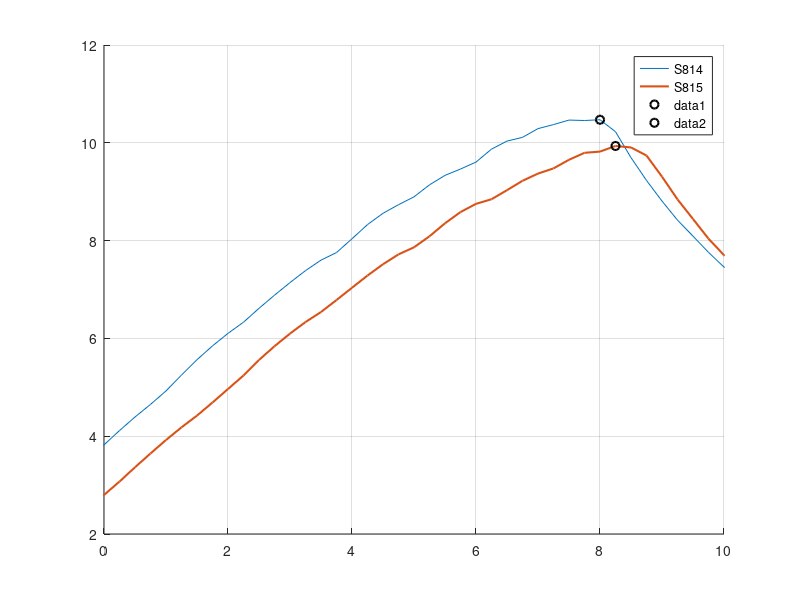

Here is the MATLAB script that generated this plot:
data815=[-11.750  -0.3672   0.09591   0.09305  -0.0656   0.9838   0.2400;
 -11.500  -0.9351   0.03043   0.02678  -0.0844   0.9705   0.2781;
 -11.250  -0.9199   0.02809   0.02435  -0.0883   0.9680   0.2784;
 -11.000  -0.9191   0.02421   0.02031  -0.0931   0.9655   0.2798;
 -10.750  -0.9295   0.02257   0.01861  -0.0904   0.9574   0.2807;
 -10.500  -0.9088   0.02148   0.01748  -0.0920   0.9542   0.2813;
 -10.250  -0.8818   0.02054   0.01651  -0.0942   0.9524   0.2819;
 -10.000  -0.8512   0.01966   0.01560  -0.0970   0.9510   0.2823;
  -9.750  -0.8510   0.01863   0.01454  -0.0946   0.9423   0.2828;
  -9.500  -0.8218   0.01781   0.01369  -0.0968   0.9392   0.2832;
  -9.250  -0.7869   0.01707   0.01293  -0.0999   0.9373   0.2837;
  -9.000  -0.7502   0.01636   0.01219  -0.1032   0.9359   0.2840;
  -8.750  -0.7423   0.01563   0.01143  -0.1015   0.9252   0.2845;
  -8.500  -0.7119   0.01503   0.01079  -0.1032   0.9209   0.2848;
  -8.250  -0.6971   0.01457   0.01030  -0.1018   0.9094   0.2852;
  -8.000  -0.6618   0.01408   0.00978  -0.1040   0.9036   0.2856;
  -7.750  -0.6273   0.01365   0.00931  -0.1060   0.8932   0.2860;
  -7.500  -0.5722   0.01321   0.00882  -0.1120   0.8858   0.2865;
  -7.250  -0.5078   0.01286   0.00841  -0.1197   0.8722   0.2870;
  -7.000  -0.4585   0.01261   0.00802  -0.1246   0.8458   0.2875;
  -6.750  -0.4303   0.01249   0.00771  -0.1253   0.8124   0.2879;
  -6.500  -0.4081   0.01238   0.00747  -0.1248   0.7824   0.2883;
  -6.000  -0.3653   0.01220   0.00703  -0.1234   0.7320   0.2891;
  -5.750  -0.3425   0.01211   0.00683  -0.1229   0.7101   0.2895;
  -5.500  -0.3188   0.01202   0.00664  -0.1226   0.6906   0.2899;
  -5.250  -0.2944   0.01194   0.00647  -0.1224   0.6726   0.2904;
  -4.750  -0.2429   0.01178   0.00616  -0.1224   0.6410   0.2913;
  -4.500  -0.2163   0.01170   0.00601  -0.1225   0.6272   0.2917;
  -4.250  -0.1899   0.01164   0.00587  -0.1225   0.6138   0.2920;
  -4.000  -0.1625   0.01156   0.00573  -0.1227   0.6012   0.2923;
  -3.750  -0.1349   0.01150   0.00561  -0.1230   0.5899   0.2926;
  -3.500  -0.1076   0.01146   0.00550  -0.1232   0.5784   0.2929;
  -3.250  -0.0791   0.01140   0.00539  -0.1235   0.5687   0.2931;
  -3.000  -0.0515   0.01137   0.00531  -0.1237   0.5584   0.2933;
  -2.750  -0.0227   0.01121   0.00512  -0.1242   0.5500   0.2940;
  -2.500   0.0055   0.01105   0.00490  -0.1246   0.5409   0.2951;
  -2.250   0.0345   0.01092   0.00475  -0.1251   0.5330   0.2962;
  -2.000   0.0636   0.01083   0.00464  -0.1256   0.5252   0.2971;
  -1.750   0.0920   0.01080   0.00456  -0.1259   0.5172   0.2980;
  -1.500   0.1220   0.01072   0.00449  -0.1265   0.5119   0.2988;
  -1.250   0.1513   0.01067   0.00443  -0.1269   0.5059   0.2995;
  -1.000   0.1798   0.01067   0.00439  -0.1272   0.4997   0.3003;
  -0.750   0.2094   0.01063   0.00435  -0.1276   0.4952   0.3010;
  -0.500   0.2390   0.01060   0.00432  -0.1281   0.4907   0.3017;
  -0.250   0.2681   0.01058   0.00429  -0.1284   0.4862   0.3025;
   0.000   0.2966   0.01060   0.00428  -0.1286   0.4814   0.3032;
   0.250   0.3257   0.01060   0.00427  -0.1289   0.4774   0.3040;
   0.500   0.3556   0.01057   0.00425  -0.1293   0.4747   0.3047;
   0.750   0.3851   0.01056   0.00424  -0.1297   0.4714   0.3055;
   1.000   0.4142   0.01056   0.00424  -0.1300   0.4679   0.3062;
   1.250   0.4428   0.01059   0.00425  -0.1301   0.4643   0.3069;
   1.500   0.4713   0.01066   0.00429  -0.1303   0.4602   0.3076;
   1.750   0.5008   0.01068   0.00431  -0.1306   0.4581   0.3081;
   2.000   0.5303   0.01068   0.00434  -0.1309   0.4561   0.3086;
   2.250   0.5598   0.01068   0.00435  -0.1312   0.4540   0.3092;
   2.500   0.5904   0.01062   0.00433  -0.1318   0.4517   0.3112;
   2.750   0.6202   0.01062   0.00434  -0.1322   0.4495   0.3130;
   3.000   0.6495   0.01065   0.00439  -0.1325   0.4471   0.3147;
   3.250   0.6784   0.01071   0.00447  -0.1327   0.4445   0.3162;
   3.500   0.7076   0.01082   0.00458  -0.1329   0.4411   0.3177;
   3.750   0.7368   0.01086   0.00465  -0.1331   0.4392   0.3191;
   4.000   0.7655   0.01088   0.00470  -0.1332   0.4372   0.3204;
   4.250   0.7941   0.01090   0.00476  -0.1333   0.4345   0.3216;
   4.500   0.8223   0.01094   0.00482  -0.1332   0.4316   0.3228;
   4.750   0.8498   0.01101   0.00489  -0.1331   0.4281   0.3238;
   5.000   0.8767   0.01115   0.00500  -0.1328   0.4238   0.3246;
   5.250   0.9059   0.01120   0.00508  -0.1331   0.4202   0.3271;
   5.500   0.9348   0.01119   0.00514  -0.1332   0.4173   0.3298;
   5.750   0.9631   0.01122   0.00522  -0.1332   0.4136   0.3321;
   6.000   0.9898   0.01131   0.00533  -0.1329   0.4090   0.3341;
   6.250   1.0155   0.01148   0.00548  -0.1324   0.4038   0.3362;
   6.500   1.0431   0.01155   0.00560  -0.1323   0.4007   0.3381;
   6.750   1.0708   0.01161   0.00570  -0.1321   0.3969   0.3398;
   7.000   1.0973   0.01171   0.00582  -0.1317   0.3922   0.3410;
   7.250   1.1230   0.01185   0.00595  -0.1313   0.3862   0.3449;
   7.500   1.1506   0.01192   0.00609  -0.1312   0.3808   0.3480;
   7.750   1.1774   0.01202   0.00623  -0.1309   0.3744   0.3508;
   8.000   1.2010   0.01223   0.00642  -0.1300   0.3665   0.3534;
   8.250   1.2270   0.01235   0.00657  -0.1296   0.3571   0.3558;
   8.500   1.2490   0.01261   0.00679  -0.1284   0.3426   0.3575;
   8.750   1.2681   0.01302   0.00709  -0.1270   0.3169   0.3609;
   9.000   1.2807   0.01376   0.00764  -0.1246   0.2806   0.3643;
   9.250   1.2911   0.01460   0.00832  -0.1219   0.2486   0.3669;
   9.500   1.3017   0.01542   0.00900  -0.1192   0.2218   0.3694;
   9.750   1.3112   0.01631   0.00975  -0.1165   0.1968   0.3717;
  10.000   1.3208   0.01715   0.01050  -0.1139   0.1763   0.3736;
  10.250   1.3306   0.01802   0.01127  -0.1113   0.1577   0.3751;
  10.500   1.3393   0.01895   0.01212  -0.1088   0.1410   0.3780;
  10.750   1.3481   0.01991   0.01304  -0.1063   0.1265   0.3812;
  11.000   1.3559   0.02094   0.01403  -0.1039   0.1139   0.3839;
  11.250   1.3635   0.02202   0.01508  -0.1015   0.1034   0.3865;
  11.500   1.3698   0.02321   0.01625  -0.0992   0.0939   0.3889;
  11.750   1.3759   0.02448   0.01750  -0.0970   0.0859   0.3909;
  12.000   1.3832   0.02576   0.01877  -0.0950   0.0791   0.3927;
  12.250   1.3892   0.02720   0.02021  -0.0932   0.0731   0.3951;
  12.500   1.3940   0.02882   0.02185  -0.0915   0.0674   0.3985;
  12.750   1.4005   0.03041   0.02347  -0.0901   0.0627   0.4016;
  13.000   1.4036   0.03234   0.02542  -0.0886   0.0582   0.4042;
  13.250   1.4088   0.03421   0.02733  -0.0875   0.0543   0.4068;
  13.500   1.4116   0.03637   0.02951  -0.0864   0.0508   0.4091;
  13.750   1.4153   0.03856   0.03172  -0.0855   0.0475   0.4109;
  14.000   1.4176   0.04099   0.03420  -0.0848   0.0446   0.4139;
  14.250   1.4209   0.04342   0.03668  -0.0843   0.0419   0.4177;
  14.500   1.4217   0.04617   0.03948  -0.0839   0.0395   0.4208;
  14.750   1.4247   0.04878   0.04215  -0.0836   0.0374   0.4241;
  15.000   1.4243   0.05182   0.04522  -0.0834   0.0352   0.4268;
  15.250   1.4260   0.05467   0.04813  -0.0833   0.0334   0.4291;
  15.500   1.4267   0.05774   0.05125  -0.0834   0.0317   0.4319;
  15.750   1.4264   0.06101   0.05458  -0.0836   0.0301   0.4357;
  16.000   1.4293   0.06395   0.05759  -0.0838   0.0287   0.4394;
  16.250   1.4292   0.06729   0.06099  -0.0842   0.0274   0.4427;
  16.500   1.4281   0.07081   0.06456  -0.0847   0.0261   0.4457;
  16.750   1.4311   0.07385   0.06765  -0.0850   0.0250   0.4484;
  17.000   1.4315   0.07733   0.07119  -0.0857   0.0239   0.4522;
  17.250   1.4308   0.08099   0.07491  -0.0864   0.0229   0.4563;
  17.500   1.4330   0.08429   0.07829  -0.0871   0.0221   0.4604;
  17.750   1.4346   0.08772   0.08178  -0.0879   0.0213   0.4642;
  18.000   1.4356   0.09122   0.08533  -0.0887   0.0205   0.4675;
  18.250   1.4349   0.09506   0.08924  -0.0898   0.0197   0.4720];
%
data814=[-17.750  -0.9073   0.10941   0.10707  -0.0385   1.0000   0.2059;
 -17.500  -0.9092   0.10647   0.10413  -0.0391   1.0000   0.2122;
 -16.500  -1.1538   0.06814   0.06551  -0.0477   1.0000   0.2421;
 -16.250  -1.0664   0.07518   0.07263  -0.0459   1.0000   0.2431;
 -16.000  -0.9820   0.08219   0.07969  -0.0441   1.0000   0.2419;
 -15.500  -1.2875   0.04736   0.04447  -0.0492   1.0000   0.2537;
 -15.250  -1.3199   0.04297   0.03998  -0.0487   1.0000   0.2544;
 -15.000  -1.3449   0.03948   0.03644  -0.0478   1.0000   0.2566;
 -14.750  -1.3366   0.03738   0.03432  -0.0499   0.9987   0.2589;
 -14.500  -1.3227   0.03481   0.03171  -0.0541   0.9959   0.2617;
 -14.250  -1.3045   0.03231   0.02914  -0.0591   0.9934   0.2642;
 -14.000  -1.2952   0.02963   0.02637  -0.0627   0.9890   0.2662;
 -13.750  -1.2851   0.02686   0.02348  -0.0670   0.9845   0.2680;
 -13.500  -1.2627   0.02479   0.02130  -0.0721   0.9819   0.2689;
 -13.250  -1.2301   0.02400   0.02051  -0.0757   0.9806   0.2720;
 -13.000  -1.2315   0.02262   0.01912  -0.0744   0.9727   0.2739;
 -12.750  -1.1939   0.02238   0.01890  -0.0775   0.9711   0.2763;
 -12.500  -1.1542   0.02221   0.01873  -0.0811   0.9699   0.2789;
 -12.250  -1.1140   0.02151   0.01799  -0.0864   0.9686   0.2813;
 -12.000  -1.0748   0.02068   0.01708  -0.0915   0.9675   0.2823;
 -11.750  -1.0607   0.01960   0.01591  -0.0921   0.9612   0.2826;
 -11.500  -1.0288   0.01887   0.01511  -0.0946   0.9584   0.2829;
 -11.250  -0.9931   0.01823   0.01441  -0.0976   0.9567   0.2830;
 -11.000  -0.9563   0.01769   0.01381  -0.1005   0.9554   0.2832;
 -10.750  -0.9186   0.01724   0.01330  -0.1034   0.9545   0.2834;
 -10.500  -0.8824   0.01653   0.01253  -0.1065   0.9537   0.2840;
 -10.250  -0.8468   0.01569   0.01162  -0.1094   0.9530   0.2848;
 -10.000  -0.8372   0.01511   0.01100  -0.1069   0.9454   0.2854;
  -9.750  -0.8041   0.01460   0.01046  -0.1087   0.9431   0.2860;
  -9.500  -0.7679   0.01414   0.00998  -0.1110   0.9416   0.2866;
  -9.250  -0.7306   0.01371   0.00953  -0.1135   0.9403   0.2871;
  -9.000  -0.6923   0.01331   0.00910  -0.1161   0.9393   0.2877;
  -8.750  -0.6535   0.01294   0.00871  -0.1188   0.9384   0.2882;
  -8.500  -0.6449   0.01262   0.00837  -0.1155   0.9276   0.2885;
  -8.250  -0.6107   0.01226   0.00799  -0.1171   0.9246   0.2890;
  -8.000  -0.5927   0.01198   0.00768  -0.1156   0.9137   0.2894;
  -7.750  -0.5552   0.01164   0.00731  -0.1178   0.9086   0.2899;
  -7.500  -0.5201   0.01135   0.00699  -0.1196   0.8982   0.2904;
  -7.250  -0.4650   0.01106   0.00665  -0.1254   0.8901   0.2910;
  -7.000  -0.4113   0.01081   0.00631  -0.1308   0.8719   0.2916;
  -6.750  -0.3724   0.01069   0.00603  -0.1333   0.8425   0.2921;
  -6.500  -0.3446   0.01066   0.00584  -0.1336   0.8116   0.2926;
  -6.250  -0.3193   0.01062   0.00568  -0.1333   0.7842   0.2931;
  -6.000  -0.2947   0.01060   0.00553  -0.1330   0.7593   0.2936;
  -5.750  -0.2695   0.01057   0.00538  -0.1327   0.7374   0.2941;
  -5.500  -0.2437   0.01053   0.00525  -0.1326   0.7171   0.2946;
  -5.250  -0.2175   0.01050   0.00511  -0.1325   0.6984   0.2951;
  -5.000  -0.1909   0.01046   0.00499  -0.1325   0.6810   0.2956;
  -4.750  -0.1640   0.01043   0.00487  -0.1325   0.6649   0.2960;
  -4.500  -0.1368   0.01040   0.00476  -0.1326   0.6498   0.2965;
  -4.250  -0.1095   0.01038   0.00466  -0.1327   0.6351   0.2969;
  -4.000  -0.0815   0.01035   0.00456  -0.1329   0.6213   0.2973;
  -3.750  -0.0532   0.01032   0.00447  -0.1331   0.6086   0.2977;
  -3.500  -0.0251   0.01031   0.00439  -0.1333   0.5967   0.2980;
  -3.250   0.0031   0.01031   0.00433  -0.1335   0.5854   0.2982;
  -3.000   0.0321   0.01021   0.00419  -0.1340   0.5755   0.2990;
  -2.750   0.0604   0.01010   0.00403  -0.1343   0.5657   0.3003;
  -2.500   0.0899   0.01001   0.00392  -0.1348   0.5569   0.3017;
  -2.250   0.1185   0.00999   0.00386  -0.1351   0.5482   0.3028;
  -2.000   0.1482   0.00995   0.00382  -0.1355   0.5407   0.3038;
  -1.750   0.1769   0.00996   0.00379  -0.1358   0.5329   0.3047;
  -1.500   0.2064   0.00994   0.00376  -0.1362   0.5266   0.3056;
  -1.250   0.2357   0.00994   0.00373  -0.1366   0.5199   0.3064;
  -1.000   0.2644   0.00997   0.00372  -0.1368   0.5134   0.3072;
  -0.750   0.2942   0.00995   0.00370  -0.1372   0.5082   0.3081;
  -0.500   0.3234   0.00996   0.00370  -0.1376   0.5027   0.3090;
  -0.250   0.3520   0.01000   0.00370  -0.1378   0.4973   0.3098;
   0.000   0.3819   0.00999   0.00370  -0.1382   0.4935   0.3106;
   0.250   0.4115   0.01000   0.00370  -0.1385   0.4895   0.3114;
   0.500   0.4406   0.01003   0.00371  -0.1388   0.4854   0.3121;
   0.750   0.4692   0.01009   0.00374  -0.1389   0.4812   0.3127;
   1.000   0.4985   0.01012   0.00378  -0.1392   0.4780   0.3132;
   1.250   0.5287   0.01007   0.00375  -0.1397   0.4752   0.3147;
   1.500   0.5587   0.01004   0.00374  -0.1401   0.4722   0.3166;
   1.750   0.5882   0.01006   0.00377  -0.1405   0.4690   0.3182;
   2.000   0.6170   0.01011   0.00383  -0.1407   0.4656   0.3196;
   2.250   0.6458   0.01020   0.00391  -0.1408   0.4621   0.3210;
   2.500   0.6754   0.01021   0.00396  -0.1411   0.4603   0.3223;
   2.750   0.7049   0.01024   0.00402  -0.1414   0.4582   0.3237;
   3.000   0.7341   0.01028   0.00409  -0.1416   0.4560   0.3250;
   3.250   0.7630   0.01033   0.00415  -0.1417   0.4534   0.3263;
   3.500   0.7912   0.01041   0.00423  -0.1417   0.4501   0.3274;
   3.750   0.8190   0.01056   0.00434  -0.1417   0.4457   0.3283;
   4.000   0.8480   0.01055   0.00438  -0.1418   0.4431   0.3300;
   4.250   0.8769   0.01053   0.00442  -0.1420   0.4399   0.3327;
   4.500   0.9046   0.01057   0.00450  -0.1419   0.4360   0.3350;
   4.750   0.9311   0.01066   0.00459  -0.1416   0.4316   0.3369;
   5.000   0.9580   0.01077   0.00471  -0.1413   0.4272   0.3388;
   5.250   0.9853   0.01078   0.00478  -0.1411   0.4235   0.3406;
   5.500   1.0118   0.01084   0.00485  -0.1407   0.4189   0.3422;
   5.750   1.0372   0.01096   0.00496  -0.1401   0.4145   0.3435;
   6.000   1.0634   0.01107   0.00508  -0.1397   0.4102   0.3452;
   6.250   1.0917   0.01106   0.00516  -0.1397   0.4060   0.3484;
   6.500   1.1179   0.01114   0.00527  -0.1393   0.4001   0.3508;
   6.750   1.1426   0.01130   0.00543  -0.1387   0.3935   0.3530;
   7.000   1.1700   0.01137   0.00555  -0.1384   0.3878   0.3552;
   7.250   1.1949   0.01152   0.00570  -0.1378   0.3806   0.3572;
   7.500   1.2202   0.01166   0.00586  -0.1372   0.3731   0.3589;
   7.750   1.2432   0.01189   0.00604  -0.1362   0.3610   0.3601;
   8.000   1.2671   0.01210   0.00624  -0.1355   0.3432   0.3638;
   8.250   1.2855   0.01257   0.00658  -0.1339   0.3125   0.3663;
   8.500   1.2974   0.01338   0.00716  -0.1313   0.2712   0.3684;
   8.750   1.3089   0.01418   0.00780  -0.1287   0.2391   0.3706;
   9.000   1.3204   0.01499   0.00845  -0.1261   0.2102   0.3726;
   9.250   1.3310   0.01581   0.00914  -0.1234   0.1852   0.3745;
   9.500   1.3423   0.01659   0.00981  -0.1209   0.1637   0.3759;
   9.750   1.3525   0.01743   0.01054  -0.1183   0.1434   0.3779;
  10.000   1.3627   0.01827   0.01131  -0.1158   0.1270   0.3809;
  10.250   1.3731   0.01912   0.01211  -0.1134   0.1130   0.3832;
  10.500   1.3835   0.01997   0.01294  -0.1111   0.1014   0.3854;
  10.750   1.3936   0.02087   0.01382  -0.1088   0.0917   0.3876;
  11.000   1.4024   0.02187   0.01479  -0.1064   0.0828   0.3896;
  11.250   1.4103   0.02296   0.01585  -0.1041   0.0750   0.3913;
  11.500   1.4194   0.02403   0.01692  -0.1021   0.0687   0.3927;
  11.750   1.4258   0.02534   0.01822  -0.1000   0.0624   0.3953;
  12.000   1.4345   0.02656   0.01948  -0.0983   0.0576   0.3982;
  12.250   1.4397   0.02808   0.02102  -0.0964   0.0527   0.4006;
  12.500   1.4474   0.02952   0.02250  -0.0949   0.0492   0.4030;
  12.750   1.4509   0.03136   0.02435  -0.0932   0.0453   0.4053;
  13.000   1.4577   0.03303   0.02605  -0.0920   0.0425   0.4075;
  13.250   1.4612   0.03505   0.02811  -0.0907   0.0397   0.4093;
  13.500   1.4653   0.03717   0.03027  -0.0898   0.0371   0.4123;
  13.750   1.4708   0.03925   0.03241  -0.0890   0.0351   0.4155;
  14.000   1.4727   0.04173   0.03494  -0.0883   0.0331   0.4184;
  14.250   1.4750   0.04428   0.03754  -0.0877   0.0312   0.4212;
  14.500   1.4794   0.04668   0.04000  -0.0873   0.0299   0.4238;
  14.750   1.4815   0.04939   0.04276  -0.0870   0.0285   0.4259;
  15.000   1.4810   0.05247   0.04588  -0.0868   0.0269   0.4288;
  15.250   1.4835   0.05531   0.04880  -0.0868   0.0259   0.4324;
  15.500   1.4868   0.05811   0.05169  -0.0868   0.0250   0.4359;
  15.750   1.4884   0.06116   0.05480  -0.0870   0.0240   0.4392;
  16.000   1.4881   0.06448   0.05817  -0.0872   0.0230   0.4421;
  16.250   1.4857   0.06814   0.06189  -0.0876   0.0220   0.4452;
  16.500   1.4897   0.07109   0.06493  -0.0880   0.0214   0.4500;
  16.750   1.4921   0.07428   0.06820  -0.0885   0.0208   0.4546;
  17.000   1.4937   0.07759   0.07157  -0.0890   0.0201   0.4589;
  17.250   1.4947   0.08100   0.07505  -0.0896   0.0194   0.4634;
  17.500   1.4936   0.08481   0.07893  -0.0905   0.0188   0.4683;
  17.750   1.4904   0.08895   0.08314  -0.0915   0.0181   0.4730];
alpha814=data814(:,1);alpha815=data815(:,1);
CL814=data814(:,2);CL815=data815(:,2);
CD814=data814(:,3);CD815=data815(:,3);
CLto10CD814=CL814./(10.*CD814);CLto10CD815=CL815./(10.*CD815);
[num814,val814]=sort(CLto10CD814);[num815,val815]=sort(CLto10CD815);%??????
figure()
grid on; hold on;
plot(alpha814,CLto10CD814,alpha815,CLto10CD815,'linewidth',1.5);
legend('S814','S815');
plot(alpha814(val814(end)),CLto10CD814(val814(end)),'ko','linewidth',1.5);
plot(alpha815(val815(end)),CLto10CD815(val815(end)),'ko','linewidth',1.5);
axis([0 10 2 12]); 
